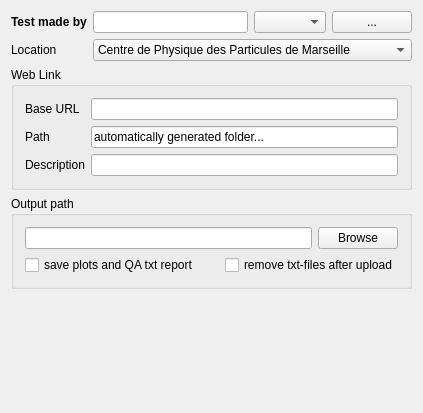
       <widget class="QWidget" name="tab1" >
        <attribute name="title" >
         <string>Operator</string>
        </attribute>
        <layout class="QVBoxLayout" >
         <item>
          <layout class="QVBoxLayout" >
           <property name="spacing" >
            <number>6</number>
           </property>
           <property name="margin" >
            <number>0</number>
           </property>
           <item>
            <layout class="QHBoxLayout" >
             <property name="spacing" >
              <number>6</number>
             </property>
             <property name="margin" >
              <number>0</number>
             </property>
             <item>
              <layout class="QVBoxLayout" >
               <property name="spacing" >
                <number>6</number>
               </property>
               <property name="margin" >
                <number>0</number>
               </property>
               <item>
                <widget class="QLabel" name="UserLabel" >
                 <property name="font" >
                  <font>
                   <family>helvetica</family>
                   <weight>75</weight>
                   <bold>true</bold>
                  </font>
                 </property>
                 <property name="text" >
                  <string>Test made by</string>
                 </property>
                 <property name="wordWrap" >
                  <bool>false</bool>
                 </property>
                </widget>
               </item>
               <item>
                <widget class="QLabel" name="LocationLabel" >
                 <property name="text" >
                  <string>Location</string>
                 </property>
                 <property name="wordWrap" >
                  <bool>false</bool>
                 </property>
                </widget>
               </item>
              </layout>
             </item>
             <item>
              <layout class="QVBoxLayout" >
               <property name="spacing" >
                <number>6</number>
               </property>
               <property name="margin" >
                <number>0</number>
               </property>
               <item>
                <layout class="QHBoxLayout" >
                 <property name="spacing" >
                  <number>6</number>
                 </property>
                 <property name="margin" >
                  <number>0</number>
                 </property>
                 <item>
                  <widget class="QLineEdit" name="pdbUser" >
                   <property name="text" >
                    <string/>
                   </property>
                   <property name="maxLength" >
                    <number>12</number>
                   </property>
                   <property name="alignment" >
                    <set>Qt::AlignHCenter</set>
                   </property>
                  </widget>
                 </item>
                 <item>
                  <widget class="QComboBox" name="pdbCombo" />
                 </item>
                 <item>
                  <widget class="QPushButton" name="BrowseButton" >
                   <property name="text" >
                    <string>...</string>
                   </property>
                  </widget>
                 </item>
                </layout>
               </item>
               <item>
                <widget class="QComboBox" name="pdbLocation" >
                 <item>
                  <property name="text" >
                   <string>Centre de Physique des Particules de Marseille</string>
                  </property>
                 </item>
                 <item>
                  <property name="text" >
                   <string>Dipartimento di Fisica e INFN Milano</string>
                  </property>
                 </item>
                 <item>
                  <property name="text" >
                   <string>INFN Genova</string>
                  </property>
                 </item>
                 <item>
                  <property name="text" >
                   <string>UC Lawrence Berkeley National Laboratory</string>
                  </property>
                 </item>
                 <item>
                  <property name="text" >
                   <string>University of Bonn</string>
                  </property>
                 </item>
                 <item>
                  <property name="text" >
                   <string>University of Dortmund</string>
                  </property>
                 </item>
                 <item>
                  <property name="text" >
                   <string>University of Wuppertal</string>
                  </property>
                 </item>
                 <item>
                  <property name="text" >
                   <string>University of Siegen</string>
                  </property>
                 </item>
                </widget>
               </item>
              </layout>
             </item>
            </layout>
           </item>
           <item>
            <widget class="Q3GroupBox" name="GroupBox9" >
             <property name="title" >
              <string>Web Link</string>
             </property>
             <layout class="QHBoxLayout" >
              <property name="spacing" >
               <number>6</number>
              </property>
              <property name="margin" >
               <number>11</number>
              </property>
              <item>
               <layout class="QHBoxLayout" >
                <property name="spacing" >
                 <number>6</number>
                </property>
                <property name="margin" >
                 <number>0</number>
                </property>
                <item>
                 <layout class="QVBoxLayout" >
                  <property name="spacing" >
                   <number>6</number>
                  </property>
                  <property name="margin" >
                   <number>0</number>
                  </property>
                  <item>
                   <widget class="QLabel" name="WebLabel2" >
                    <property name="text" >
                     <string>Base URL</string>
                    </property>
                    <property name="wordWrap" >
                     <bool>false</bool>
                    </property>
                   </widget>
                  </item>
                  <item>
                   <widget class="QLabel" name="WebLabel1" >
                    <property name="text" >
                     <string>Path</string>
                    </property>
                    <property name="wordWrap" >
                     <bool>false</bool>
                    </property>
                   </widget>
                  </item>
                  <item>
                   <widget class="QLabel" name="WebLabel3" >
                    <property name="text" >
                     <string>Description</string>
                    </property>
                    <property name="wordWrap" >
                     <bool>false</bool>
                    </property>
                   </widget>
                  </item>
                 </layout>
                </item>
                <item>
                 <layout class="QVBoxLayout" >
                  <property name="spacing" >
                   <number>6</number>
                  </property>
                  <property name="margin" >
                   <number>0</number>
                  </property>
                  <item>
                   <widget class="QLineEdit" name="pdbURL" >
                    <property name="alignment" >
                     <set>Qt::AlignLeading</set>
                    </property>
                   </widget>
                  </item>
                  <item>
                   <widget class="QLineEdit" name="pdbURLPath" >
                    <property name="text" >
                     <string>automatically generated folder...</string>
                    </property>
                   </widget>
                  </item>
                  <item>
                   <widget class="QLineEdit" name="pdbDesc" >
                    <property name="alignment" >
                     <set>Qt::AlignLeading</set>
                    </property>
                   </widget>
                  </item>
                 </layout>
                </item>
               </layout>
              </item>
             </layout>
            </widget>
           </item>
           <item>
            <widget class="Q3GroupBox" name="GroupBox4" >
             <property name="title" >
              <string>Output path</string>
             </property>
             <layout class="QVBoxLayout" >
              <property name="spacing" >
               <number>6</number>
              </property>
              <property name="margin" >
               <number>11</number>
              </property>
              <item>
               <layout class="QVBoxLayout" >
                <property name="spacing" >
                 <number>6</number>
                </property>
                <property name="margin" >
                 <number>0</number>
                </property>
                <item>
                 <layout class="QHBoxLayout" >
                  <property name="spacing" >
                   <number>6</number>
                  </property>
                  <property name="margin" >
                   <number>0</number>
                  </property>
                  <item>
                   <widget class="QLineEdit" name="outputPath" />
                  </item>
                  <item>
                   <widget class="QPushButton" name="PathBrowse" >
                    <property name="text" >
                     <string>Browse</string>
                    </property>
                   </widget>
                  </item>
                 </layout>
                </item>
                <item>
                 <layout class="QHBoxLayout" >
                  <property name="spacing" >
                   <number>6</number>
                  </property>
                  <property name="margin" >
                   <number>0</number>
                  </property>
                  <item>
                   <widget class="QCheckBox" name="savePlots" >
                    <property name="text" >
                     <string>save plots and QA txt report</string>
                    </property>
                   </widget>
                  </item>
                  <item>
                   <spacer name="Spacer9" >
                    <property name="orientation" >
                     <enum>Qt::Horizontal</enum>
                    </property>
                    <property name="sizeType" >
                     <enum>QSizePolicy::Expanding</enum>
                    </property>
                    <property name="sizeHint" stdset="0" >
                     <size>
                      <width>20</width>
                      <height>20</height>
                     </size>
                    </property>
                   </spacer>
                  </item>
                  <item>
                   <widget class="QCheckBox" name="removeFiles" >
                    <property name="text" >
                     <string>remove txt-files after upload</string>
                    </property>
                   </widget>
                  </item>
                 </layout>
                </item>
               </layout>
              </item>
             </layout>
            </widget>
           </item>
           <item>
            <spacer name="Spacer12" >
             <property name="orientation" >
              <enum>Qt::Vertical</enum>
             </property>
             <property name="sizeType" >
              <enum>QSizePolicy::Expanding</enum>
             </property>
             <property name="sizeHint" stdset="0" >
              <size>
               <width>20</width>
               <height>113</height>
              </size>
             </property>
            </spacer>
           </item>
          </layout>
         </item>
        </layout>
       </widget>
